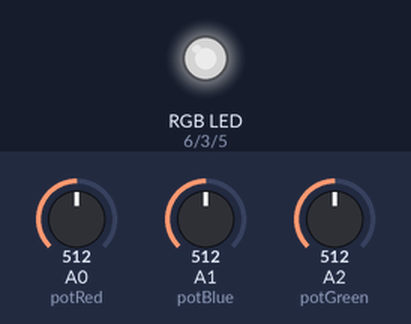
A sketch run on a simulated Arduino Uno, built with avr-gcc and run on an emulated ATmega328P. Shown: an RGB LED mixed from three pins (HIGH = lit). The inputs (shaded band) are chosen by the test bench; at power-on: A0 (potRed) = 512, A1 (potBlue) = 512, A2 (potGreen) = 512. Dim RGB values are drawn brighter than linear.

Above: at 1.2 s.
1.3 s: A0 (potRed) set to 716
At 1.8 s:
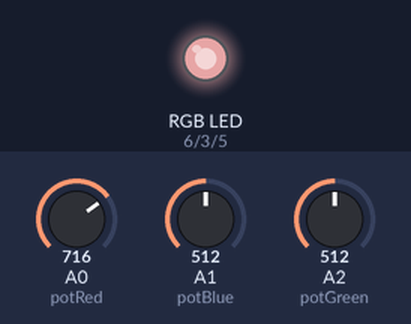
2.8 s: A1 (potBlue) set to 716
At 4.0 s:
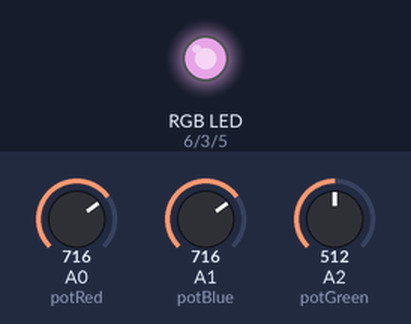
4.3 s: A2 (potGreen) set to 716
At 5.3 s:
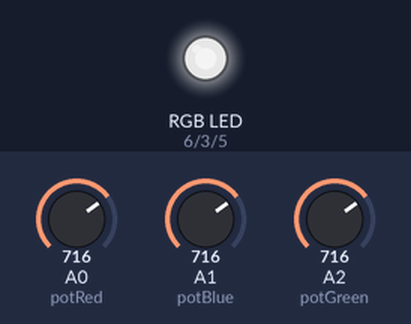
5.8 s: A0 (potRed) set to 900
At 6.4 s:
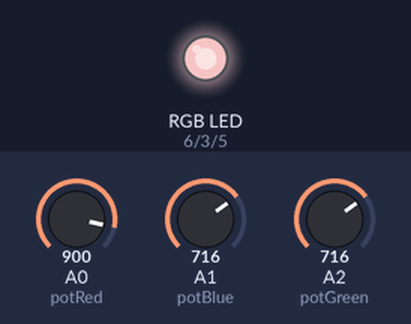
7.3 s: A1 (potBlue) set to 900
At 7.6 s:
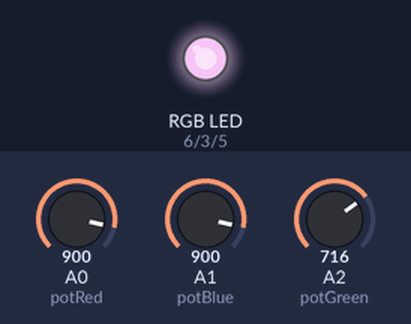
8.8 s: A2 (potGreen) set to 900
At 9.9 s:
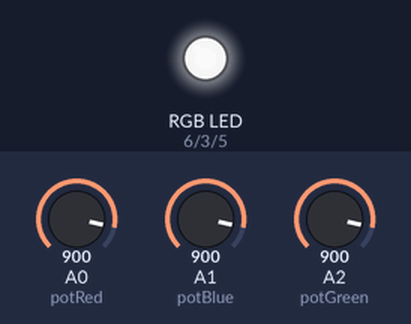
Timing chart, 0 to 11.3 s (numbered marks = the images above; inputs shaded):
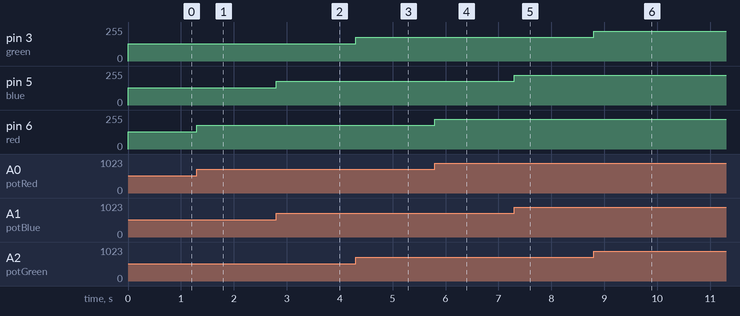

The sketch:

L6-rgb-led.ino
```cpp
#define red   6
#define green 3
#define blue  5

#define potRed   A0
#define potBlue  A1
#define potGreen A2

void setup() {
  pinMode(red, OUTPUT);
  pinMode(green, OUTPUT);
  pinMode(blue, OUTPUT);
}

void loop() {
  // analogRead: 0–1023, analogWrite: 0–255 → 4-ə bölürük
  analogWrite(red,   analogRead(potRed)   / 4);
  analogWrite(green, analogRead(potGreen) / 4);
  analogWrite(blue,  analogRead(potBlue)  / 4);
}
```

Measured:
- after the input at 1.3 s, pin 6 (red): 128/255 → 179/255 at once
- after the input at 2.8 s, pin 5 (blue): 128/255 → 179/255 at once
- after the input at 4.3 s, pin 3 (green): 128/255 → 179/255 at once
- after the input at 5.8 s, pin 6 (red): 179/255 → 225/255 at once
- after the input at 7.3 s, pin 5 (blue): 179/255 → 225/255 at once
- after the input at 8.8 s, pin 3 (green): 179/255 → 225/255 at once
